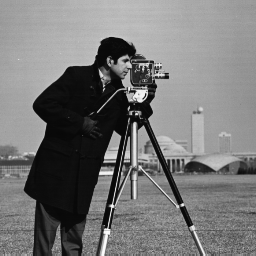
%> input picture Assignment_2/input_data/cameraman.tif, 256 x 256 px
$ octave q9_display.m   (GNU Octave 9; MATLAB toolbox functions it lacks are replaced by stand-ins)
%> lines starting %> are read from the running program, lines starting %| are printed output that depends on the picture; in (x1, y1, x2, y2) boxes, pixels count from 0 and x2, y2 are one past the last pixel; in counts of white or black regions, pixels touching at a corner belong together; the program's own positions count from 1
%> further down, img is the input picture: size 256x256 uint8; min 7, max 253, mean 118.7
### Assignment_2/src/LSFonImage.m
function result = LSFonImage(img,filter)
%> called with filter = [0.25 0.25; 0.25 0.25]

% Apply the given filter on Image and outputs the resultant Image
% PADDING need to be done.

[m, n] = size(filter);

result = uint8(zeros(size(img)));

stc = floor(n/2);
str = floor(m/2);

padimg = padarray(img, [str, stc]);
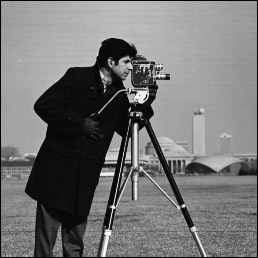
%> padimg: size 258x258 uint8; min 0, max 253, mean 116.9

[M, N] = size(padimg);
%> M = 258; N = 258
padimg = double(padimg);
%> padimg: size 258x258 double

for i=1:M-m+1
    for j=1:N-n+1
        result(i,j) = uint8((sum(sum(padimg(i:i+m-1,j:j+n-1).*filter))));
    end
end
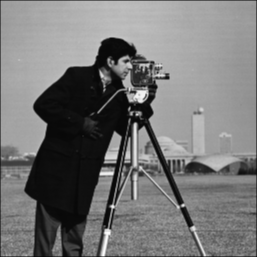
%> result: size 257x257 uint8; min 6, max 251, mean 117.9

end

### Assignment_2/src/q9_2.m
function result = q9_2(img, k)
%> called with k = 2

filter = ones(k)/(k^2);

[m, n] = size(filter);

result = uint8(zeros(size(img)));

stc = floor(n/2);
str = floor(m/2);

padimg = padarray(img, [str, stc]);

[M, N] = size(padimg);
%> M = 258; N = 258
padimg = double(padimg);


result(1, 1) = uint8((sum(sum(padimg(1:m,1:n).*filter))));
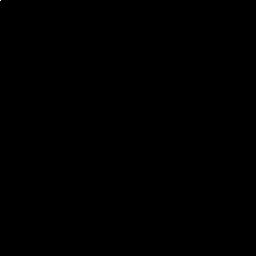
%> result: size 256x256 uint8; values 0 (black) and 39 (white), 0% white in thin lines or dots, all inside (x1, y1, x2, y2) = (0, 0, 1, 1)

total1 = result(1, 1);
%> total1 = 39

for i=1:M-m+1

    total2 = total1;
    for j=2:N-n+1

        tem1 = padimg(i:i+m-1 , j-1).*filter( : , 1 );
        total2 = total2 - sum(tem1(:));
        tem2 = padimg(i:i+m-1 , j+n-1).*filter( : , n);
        total2 = total2 + sum(tem2(:));

        result(i, j) = uint8(total2);
%       result(i,j) = uint8((sum(sum(padimg(i:i+m-1,j:j+n-1).*filter))));

    end

    if i~=M-m+1
        tem1 = padimg(i , 1:n).*filter( 1 , :);
        total1 = total1 - sum(tem1(:));
        tem2 = padimg(i+m ,1:n).*filter( m , :);
        total1 = total1 + sum(tem2(:));
        result(i+1, 1) = uint8(total1);
    end
end
%> this loop made 257 passes
%> (tem1, total1, tem2) on passes 1, 5, 7, 8, 9, 10, 11, 12, 13, 14, 15, 16: ([0 0], 79, [0 40]), ([0 40], 78, [0 38.75]), ([0 38.75], 79, [0 39.75]), ([0 39], 80, [0 39.5]), ([0 39.75], 79, [0 38.75]), ([0 39.5], 79, [0 38.5]), ([0 38.75], 78, [0 38]), ([0 38.5], 79, [0 39.25]), ([0 38], 79, [0 37.75]), ([0 39.25], 79, [0 39]), ([0 37.75], 80, [0 39.25]), ([0 39], 80, [0 38.5])
%> (total1, tem2) on passes 2, 3, 4, 6, 29, 32: (79, [0 39]), (79, [0 40]), (79, [0 39]), (78, [0 39]), (88, [0 39.5]), (87, [0 38.5])
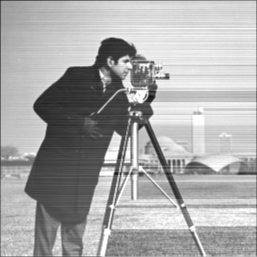
%> result: size 257x257 uint8; min 25, max 255, mean 169.2
%> after the loop, total1 = 99

end

### Assignment_2/src/q9_1.m
function q9_1(img_filename, k)

img = imread(img_filename);

filter = ones(k);
filter = filter/(k^2);

lpimage = apply_LS_filter(img_filename, filter);

figure;
subplot(1,2,1);
imshow(img);
title('Orginal Image');
subplot(1,2,2);
imshow(lpimage);
title('After Applied Low Pass Filter');

end

### Assignment_2/src/apply_LS_filter.m
function result = apply_LS_filter(img_filename,filter)
img = imread(img_filename);

% [4 lines of commented-out code are left out]

if size(img, 3)>2
    result = cat(3, LSFonImage(img(:,:,1),filter),LSFonImage(img(:,:,2),filter),LSFonImage(img(:,:,3),filter));
%     subplot(1,2,2);
%     imshow(result);
%     title('Filtered Image');

else
    result = LSFonImage(img(:,:),filter);
%     subplot(1,2,2);
%     imshow(result);
%     title('Filtered Image');

end

end

### Assignment_2/src/q9_display.m


img_filename = './input_data/cameraman.tif';
img = imread('./input_data/cameraman.tif');

k = 2:3:10;
time = zeros(size(k));
time2 = zeros(size(k));
ind = 1;
for i=k
    tic;
    q9_1(img_filename,i);
    aft = toc();
    time(ind) = aft;

    tic;
    q9_2(img,i);
    aft = toc();
    time2(ind) = aft;
    ind = ind+1;
end
figure;
plot(k,time,'r-');
hold on;
plot(k,time2,'b--');
title('For Low-Pass Filter');
axis auto;
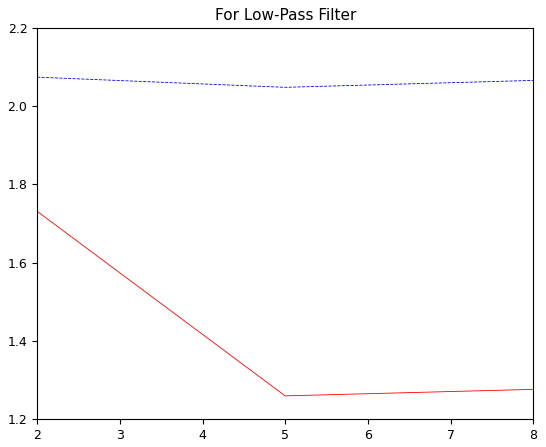
%> figure redrawn from the program's plot data
